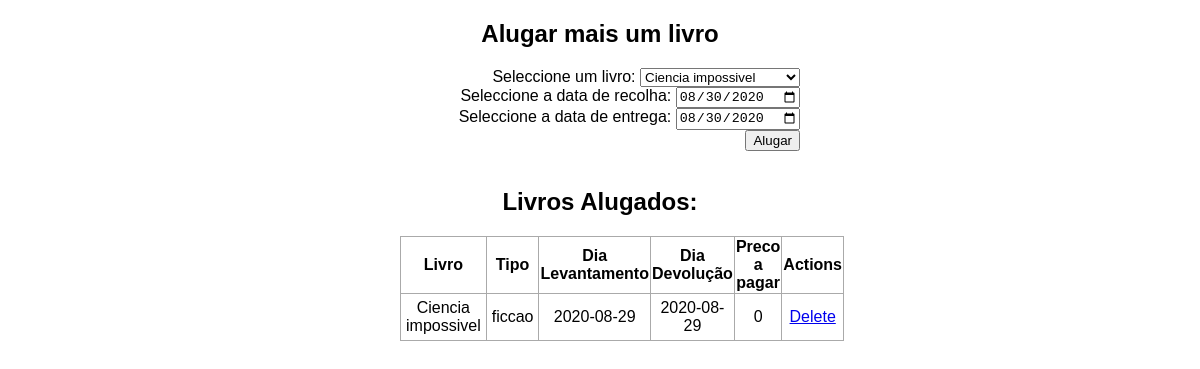
Before: / with the older database file.
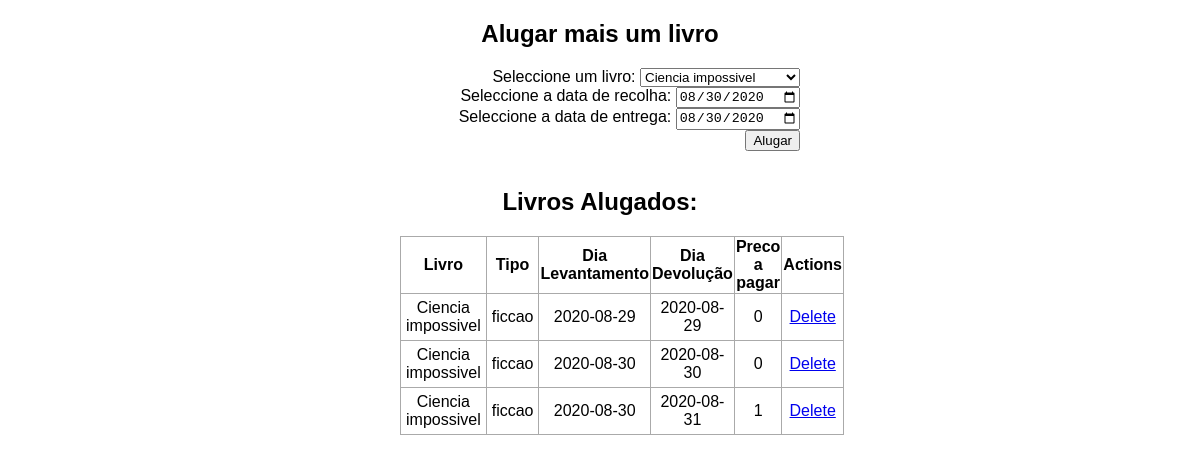
After: the same page with the newer database file.
### app.py (models this page shows, shortened)
class Todo(db.Model):
    id = db.Column(db.Integer, primary_key=True)
    content = db.Column(db.String(200), nullable=False)
    book_type = db.Column(db.String(200), nullable=False)
    DateTake = db.Column(db.DateTime, default=datetime.utcnow)
    DateReturn = db.Column(db.DateTime, default=datetime.utcnow)

### app.py (the view)
@app.route('/', methods=['POST', 'GET'])
def index():
    if request.method == 'POST':
        DateTake = datetime.strptime(request.form['DateTake'], '%Y-%m-%d')
        DateReturn =datetime.strptime(request.form['DateReturn'], '%Y-%m-%d')
        book_name= request.form['bookDropdown']
        book_type= books[book_name]["type"]
        rent_price = compute_price1(DateTake,DateReturn)
        print(rent_price)
        new_task = Todo(content=book_name,book_type=book_type, DateTake=DateTake,DateReturn=DateReturn)
        db.session.add(new_task)
        db.session.commit()
        return redirect('/')
    else:
        tasks = Todo.query.order_by(Todo.DateTake).all()
        return render_template('index.html', tasks=tasks,books=books, today=datetime.today().strftime("%Y-%m-%d"), compute_price1=compute_price1)

### rent_price.py (called while the page is built)
def compute_price1(d1,d2):
    if not d2>=d1:
        raise ValueError('d2 must be superior to d1')
    if not isinstance(d1, date) or not isinstance(d2, date):
        raise TypeError('dates must be a date type.')
    return (d2-d1).days

### templates/index.html (shortened to what this page needs)
{% extends 'base.html' %}
{% block body %}
<div class="content">
    <h2 style="text-align: center">Alugar mais um livro </h2>
    <div class="form">
        <form action="/" method="POST">
            Seleccione um livro:
            <select class="bookForm" id="bookDropdown" type="text" name="bookDropdown" >
                {% for book in books %}
                <option id={{book}} value="{{book}}">{{book}}</option>
                {% endfor %}
           </select>
            <br>
            Seleccione a data de recolha:
            <input type="date"  name="DateTake" id="DateTake" value ="{{today}}">
             <br>
            Seleccione a data de entrega:
            <input type="date" name="DateReturn" id="DateReturn" value ="{{today}}">
            <input type="submit" value="Alugar" >
        </form>
    </div>
    <br>
    {% if tasks|length < 1 %}
    <h4 style="text-align: center">Sem livros alugados</h4>
    {% else %}
    <table>
        <h2 style="text-align: center">Livros Alugados:</h2>
        <tr>
            <th>Livro</th>
            <th>Tipo</th>
            <th>Dia Levantamento</th>
            <th>Dia Devolução</th>
            <th>Preco a pagar</th>
            <th>Actions</th>
        </tr>
        {% for task in tasks %}
            <tr>
                <td>{{ task.content }}</td>
                <td>{{ task.book_type }}</td>
                <td>{{ task.DateTake.date() }}</td>
                <td>{{ task.DateReturn.date() }}</td>
                <td>{{ compute_price1(task.DateTake.date() ,task.DateReturn.date())  }}</td>
                <td>
                    <a href="/delete/{{task.id}}">Delete</a>
                </td>
            </tr>
        {% endfor %}
    </table>
    {% endif %}
</div>
{% endblock %}

### templates/base.html (shortened to what this page needs)
<!DOCTYPE html>
<html lang="en">
    <head>
        <link rel="stylesheet" href="{{ url_for('static', filename='css/main.css') }}">
    </head>
    <body>
        {% block body %}{% endblock %}
    </body>
</html>

### static/css/main.css (style rules this page uses)
body, html { margin: 0; font-family: sans-serif; }
.content { margin: 0 auto; width: 400px; }
table, td, th { border: 1px solid #aaa; }
table { border-collapse: collapse; width: 100%; }
th { height: 30px; }
td { text-align: center; padding: 5px; }
.form { margin-top: 20px; text-align: right; }

Changed rows visible on the page:
added Todo: content "Ciencia impossivel", book_type "ficcao", DateTake "2020-08-30", DateReturn "2020-08-30", DateTake+DateReturn "0"
added Todo: content "Ciencia impossivel", book_type "ficcao", DateTake "2020-08-30", DateReturn "2020-08-31", DateTake+DateReturn "1"
